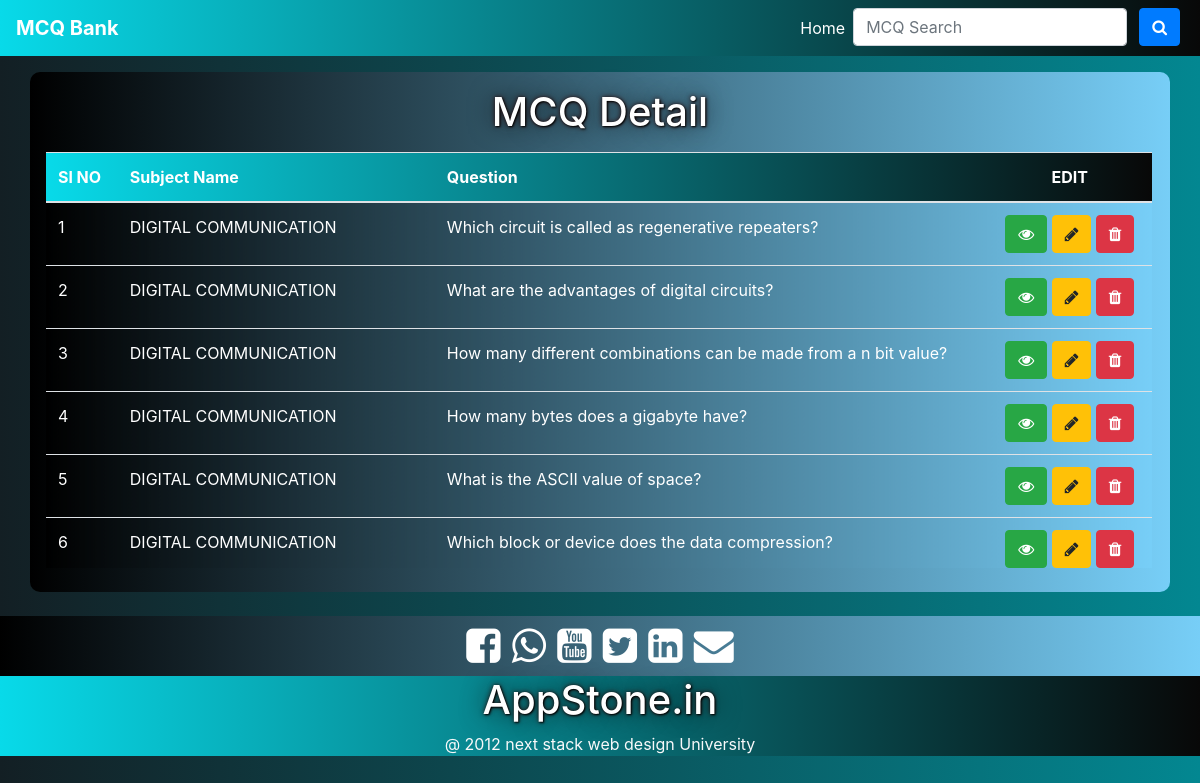
/teacher/Question/MCQ_View.php (signed in), run on the app's committed database.
### tables this page shows
CREATE TABLE `mcq_question` (
  `m_id` int(11) NOT NULL,
  `m_subject` varchar(255) NOT NULL,
  `m_question` varchar(255) NOT NULL,
  `op1` varchar(255) NOT NULL,
  `op2` varchar(255) NOT NULL,
  `op3` varchar(255) NOT NULL,
  `op4` varchar(255) NOT NULL,
  `correct_option` varchar(255) NOT NULL,
  `explantion` varchar(255) NOT NULL,
  `uploded_by` varchar(255) NOT NULL
);

### teacher/Question/MCQ_View.php (the view, shortened to what this page needs)
<!DOCTYPE html>
<html lang="en">
<head>
    <link rel="stylesheet" href="../../style/bootstrap.min.css">
    <link rel="stylesheet" href="https://stackpath.bootstrapcdn.com/font-awesome/4.7.0/css/font-awesome.min.css">
    <link rel="stylesheet" href="../design/style.css">
</head>
<body>
    <header>
        <nav class="navbar navbar-expand-lg navbar-dark bg-dark">
            <a class="navbar-brand text-capitalize"><b>MCQ Bank</b></a>
            <div class="collapse navbar-collapse" id="navbarSupportedContent">
              <ul class="navbar-nav ml-auto">
                <li class="nav-item active">
                  <a class="nav-link" href="../Teacher_Login.php">Home</a>
                </li>
                <li class="nav-item">
                  <form style="display:inline-flex; float:right;" action="" method="POST">
                    <input class="form-control mr-sm-2" type="text" name="mcq_question_search" placeholder="MCQ Search" aria-label="Search">
                    <button class="btn btn-primary mx-1" type="submit" name="mcq_search"><i class="fa fa-search" aria-hidden="true"></i></button>
                  </form>
                </li>
              </ul>
            </div>
       </nav>
    </header>
    <section>
        <div class="container my-3" id="s_register">
            <div class="row">
                <div class="col-lg-12 col-md-12 col-12">
                  <div class="my-3 w-100 text-center">
                      <h1>MCQ Detail</h1>
                  </div>
                </div>
                <div class="col-lg-12 col-md-12 col-12 p-0 mx-3 mb-4">
                  <div id="scroll_question">
                   <table class="table" id="s_register" >
                      <thead class="text-white" id="table_design">
                          <tr>
                              <th scope="col">Sl NO</th>
                              <th scope="col">Subject Name</th>
                              <th scope="col">Question</th>
                              <th scope="col" class="text-center">EDIT</th>
                          </tr>
                      </thead>
                      <tbody id="table_design">
                        <?php
                            if(isset($_SESSION['user_id'])){
                                $conn = new mysqli("localhost", "root", "", "question_bank_db");
                                $user_id = $_SESSION['user_id'];
                                $sql = "SELECT * FROM teacher WHERE email = '$user_id'";
                                $t_data = $conn->query($sql);
                                if($t_data->num_rows > 0){
                                  $row = $t_data->fetch_assoc();
                                  $id = $row['t_id'];
                                  if(isset($_POST['mcq_search'])){
                                    $search = $_POST['mcq_question_search'];
                                    $sql = "SELECT * FROM mcq_question WHERE uploded_by ='$id' AND m_subject='$search' OR m_question='$search' OR explantion='$search' ORDER BY m_id DESC";
                                    $result = $conn->query($sql);
                                    $key = 0;
                                    if($result->num_rows > 0){
                                        while($row = $result->fetch_assoc()){
                                          $key += 1;
                                            echo "<tr>
                                                    <td>".$key."</td>
                                                    <td>".$row['m_subject']."</td>
                                                    <td class='w-50'>".$row['m_question']."</td>
                                                    <td class='text-center'>
                                                        <a type='button' class='btn btn-success' href='./MCQ_edit/View.php?subject_id=$row[m_id]' ><i class='fa fa-eye fa-1x' aria-hidden='true'></i></a>
                                                        <a type='button' class='btn btn-warning' href='./MCQ_edit/Update.php?subject_id=$row[m_id]'><i class='fa fa-pencil fa-1x' aria-hidden='true'></i></a>
                                                        <a type='button' onclick='return check()' class='btn btn-danger'  href='./MCQ_edit/Delete.php?subject_id=$row[m_id]'><i class='fa fa-trash fa-1x' aria-hidden='true'></i></a>
                                                    </td>
                                                  </tr>";
                                        }
                                    }
                                    else{
                                      echo "<tr>
                                              <td> None </td>
                                              <td> None </td>
                                              <td class='w-50'> None </td>
                                              <td class='text-center'>
                                                  <a type='button' class='btn btn-success' ><i class='fa fa-eye fa-1x' aria-hidden='true'></i></a>
                                                  <a type='button' class='btn btn-warning' ><i class='fa fa-pencil fa-1x' aria-hidden='true'></i></a>
                                                  <a type='button' class='btn btn-danger'><i class='fa fa-trash fa-1x' aria-hidden='true'></i></a>
                                              </td>
                                            </tr>";
                                    }
                                  }
                                  else{
                                    $sql = "SELECT * FROM mcq_question WHERE uploded_by = $id";
                                    $result = $conn->query($sql);
                                    $key = 0;
                                    if($result->num_rows > 0){
                                        while($row = $result->fetch_assoc()){
                                          $key += 1;
                                            echo "<tr>
                                                    <td>".$key."</td>
                                                    <td>".$row['m_subject']."</td>
                                                    <td class='w-50'>".$row['m_question']."</td>
                                                    <td class='text-center'>
                                                        <a type='button' class='btn btn-success' href='./MCQ_edit/View.php?subject_id=$row[m_id]' ><i class='fa fa-eye fa-1x' aria-hidden='true'></i></a>
                                                        <a type='button' class='btn btn-warning' href='./MCQ_edit/Update.php?subject_id=$row[m_id]'><i class='fa fa-pencil fa-1x' aria-hidden='true'></i></a>
                                                        <a type='button' onclick='return check()' class='btn btn-danger'  href='./MCQ_edit/Delete.php?subject_id=$row[m_id]'><i class='fa fa-trash fa-1x' aria-hidden='true'></i></a>
                                                    </td>
                                                  </tr>";
                                        }
                                    }
                                  }
                                }
                            }
                            else{
                                header("location:../teacher_login.html");
                            }
                        ?>
                      </tbody>
                  </table>
                  </div>
              </div>
            </div>
        </div>
    </section>
    <section >
      <div class="container-fluid bg-secondary mt-4" style="font-size:40px;" id="footer1">
        <div class="row justify-content-lg-center" >
          <div class="col-lg-8 col-md-10 col-12 text-center">
            <i class="fa fa-facebook-square" aria-hidden="true"></i>
            <i class="fa fa-whatsapp" aria-hidden="true"></i>
            <i class="fa fa-youtube-square" aria-hidden="true"></i>
            <i class="fa fa-twitter-square" aria-hidden="true"></i>
            <i class="fa fa-linkedin-square" aria-hidden="true"></i>
            <i class="fa fa-envelope" aria-hidden="true"></i>
          </div>
         </div>
      </div>
  </section>
  <section>
      <div class="container-fluid bg-dark" id="footer2">
        <div class="row justify-content-lg-center">
          <div class="col-lg-6 col-md-6 col-12 text-center">
            <h1 class="text-center">AppStone.in</h1>
              <a class="text-light">@ 2012 next stack web design University</a>
          </div>
        </div>
      </div>
 </section>
</body>
</html>

### teacher/design/style.css (style rules this page uses)
#s_register { background: linear-gradient(to right, #000000 0%,#77cef7 100%); color: #ffffff; border-radius: 10px; }
nav { background: linear-gradient(to right, #08dae9 0%,#080808 100%); }
h1 { color: rgb(255, 255, 255); text-shadow: 1px 1px 2px #000000, 0px 0px 25px #0c0c0cc4, 0px 0px 5px#330909; }
body { background: linear-gradient(to right, #131f24 0%, #038791 100%); color: #ffffff; }
thead { background: linear-gradient(to right, #08dae9 0%,#080808 100%); }
#scroll_question { overflow-y: scroll; height:12cm; background-color: #eaebee; background: linear-gradient(to right, #000000 0%,#77cef7 100%); }
#footer1 { background: linear-gradient(to right, #000000 0%,#77cef7 100%); }
#footer2 { background: linear-gradient(to right, #08dae9 0%,#080808 100%); }
table th,td { color: white; }
#table_design td,th { color: white; }

### teacher/Question/MCQ_View.php (style rules this page uses)
#scroll_question { overflow-y: scroll; height: 11cm; width: 97%; }

### data on the page
mcq_question: m_subject "DIGITAL COMMUNICATION", m_question "Which circuit is called as regenerative repeaters?"
mcq_question: m_subject "DIGITAL COMMUNICATION", m_question "What are the advantages of digital circuits?"
mcq_question: m_subject "DIGITAL COMMUNICATION", m_question "How many different combinations can be made from a n bit value?"
mcq_question: m_subject "DIGITAL COMMUNICATION", m_question "How many bytes does a gigabyte have?"
mcq_question: m_subject "DIGITAL COMMUNICATION", m_question "What is the ASCII value of space?"
mcq_question: m_subject "DIGITAL COMMUNICATION", m_question "Which block or device does the data compression?"
